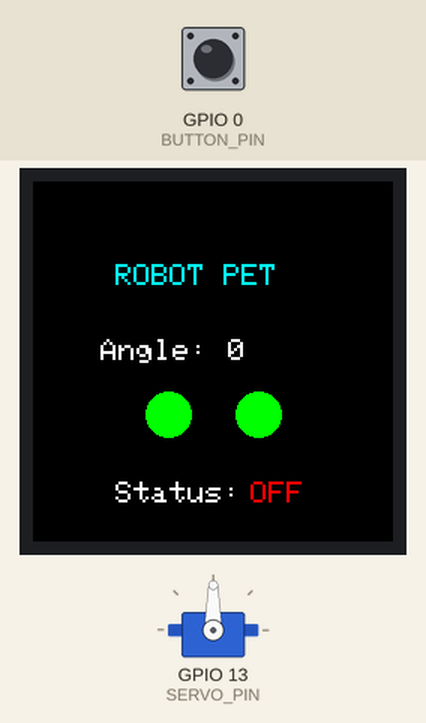
Bench run of a sketch on a simulated ESP32. Shown: 240×240 colour display, servo. The inputs (shaded band) are chosen by the test bench; at power-on: GPIO 0 (BUTTON_PIN) HIGH. What the sketch prints to the serial monitor is not drawn.

Above: at 1.4 s.
1.5 s: GPIO 0 (BUTTON_PIN) pulled LOW for 0.15 s
At 1.65 s:
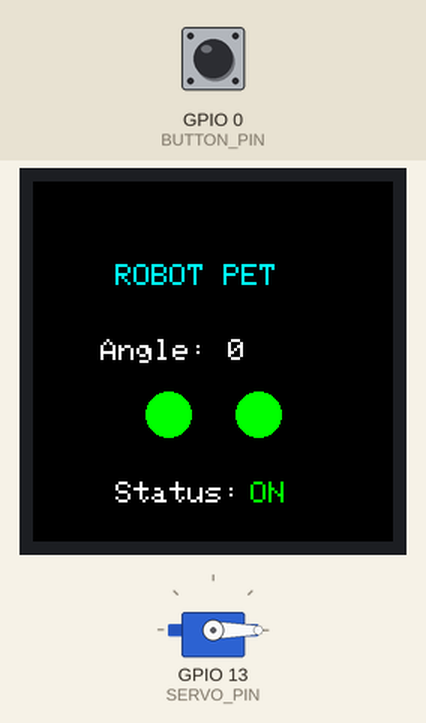
2.2 s: GPIO 0 (BUTTON_PIN) pulled LOW for 1 s
At 3.0 s:
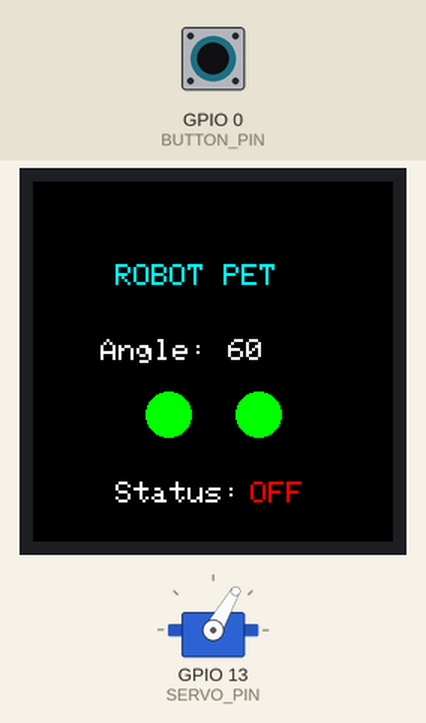
4.7 s: GPIO 0 (BUTTON_PIN) pulled LOW for 0.15 s
At 4.85 s:
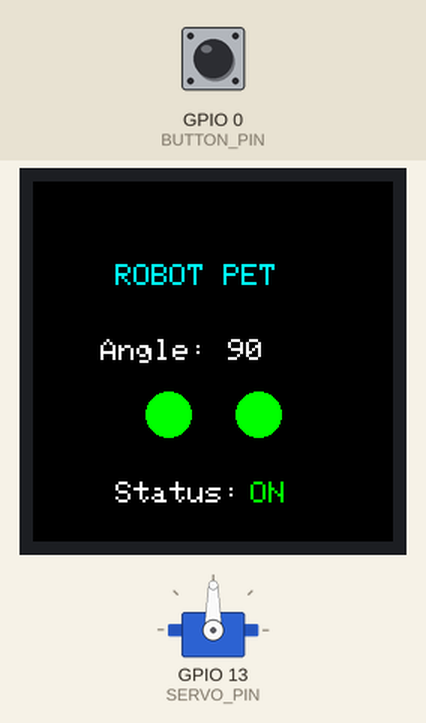
5.4 s: GPIO 0 (BUTTON_PIN) pulled LOW for 1 s
At 6.7 s:
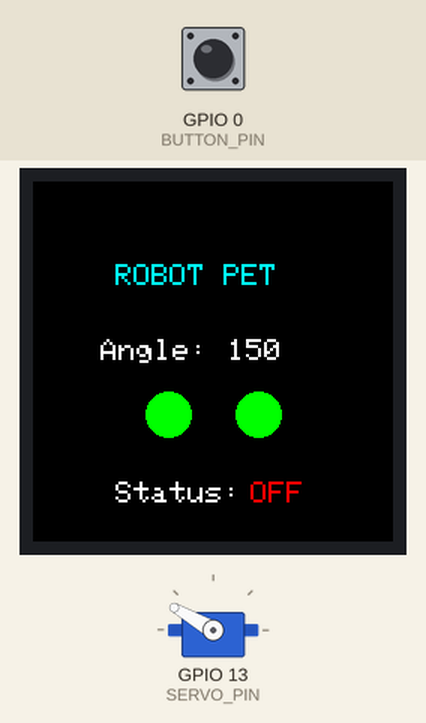
7.9 s: GPIO 0 (BUTTON_PIN) pulled LOW for 3.2 s
At 8.05 s:
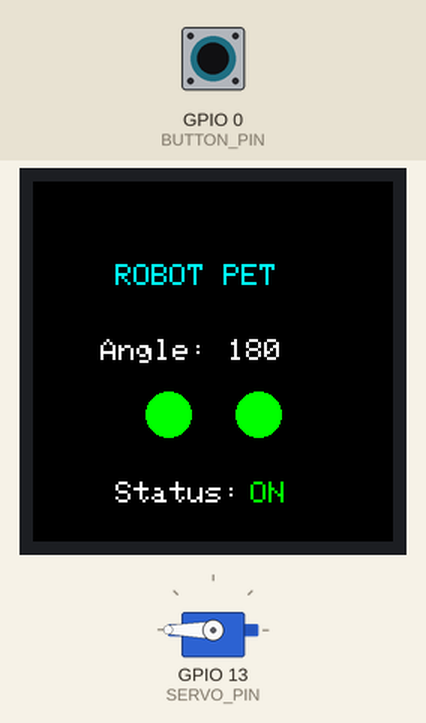
Timing chart, 0 to 12.7 s (numbered marks = the images above; inputs shaded):
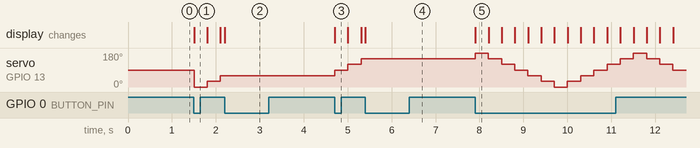

The sketch:

robot_pet.ino
```cpp
#include "config.h"
#include "DisplayUI.h"
#include "RobotServo.h"

int angle = 0;
bool goingUp = true;
bool running = false;

bool lastButtonState = HIGH;
unsigned long lastButtonTime = 0;
unsigned long lastServoTime = 0;

const unsigned long debounceDelay = 250;
const unsigned long servoInterval = 300;

void setup() {
  Serial.begin(115200);

  pinMode(BUTTON_PIN, INPUT_PULLUP);

  setupDisplay();
  setupServo();

  updateAngleText(angle);
  updateStatusText(running);

  Serial.println("Robot Pet test started");
}

void loop() {
  bool buttonState = digitalRead(BUTTON_PIN);

  if (lastButtonState == HIGH && buttonState == LOW) {
    unsigned long now = millis();

    if (now - lastButtonTime > debounceDelay) {
      running = !running;
      lastButtonTime = now;

      updateStatusText(running);

      Serial.println(running ? "Servo ON" : "Servo OFF");
    }
  }

  lastButtonState = buttonState;

  if (!running) {
    return;
  }

  unsigned long now = millis();

  if (now - lastServoTime >= servoInterval) {
    lastServoTime = now;

    moveServoTo(angle);
    updateAngleText(angle);

    Serial.print("Angle: ");
    Serial.println(angle);

    if (goingUp) {
      angle += 30;

      if (angle >= 180) {
        angle = 180;
        goingUp = false;
      }
    } else {
      angle -= 30;

      if (angle <= 0) {
        angle = 0;
        goingUp = true;
      }
    }
  }
}
```

DisplayUI.cpp
```cpp
#include "DisplayUI.h"
#include "config.h"

#include <Adafruit_GFX.h>
#include <Adafruit_GC9A01A.h>

#define BLACK   GC9A01A_BLACK
#define WHITE   GC9A01A_WHITE
#define CYAN    GC9A01A_CYAN
#define GREEN   GC9A01A_GREEN
#define RED     GC9A01A_RED

Adafruit_GC9A01A tft(TFT_CS, TFT_DC, TFT_RST);

void setupDisplay() {
  tft.begin();
  drawStaticScreen();
}

void drawStaticScreen() {
  tft.fillScreen(BLACK);

  tft.setTextColor(CYAN);
  tft.setTextSize(2);
  tft.setCursor(55, 55);
  tft.println("ROBOT PET");

  tft.fillCircle(90, 155, 15, GREEN);
  tft.fillCircle(150, 155, 15, GREEN);

  tft.setTextColor(WHITE);
  tft.setCursor(45, 105);
  tft.print("Angle:");

  tft.setCursor(55, 200);
  tft.print("Status:");
}

void updateAngleText(int angle) {
  // borrar solo la zona donde va el número
  tft.fillRect(130, 105, 80, 25, BLACK);

  tft.setTextColor(WHITE);
  tft.setTextSize(2);
  tft.setCursor(130, 105);
  tft.print(angle);
}

void updateStatusText(bool running) {
  // borrar solo la zona del estado
  tft.fillRect(145, 200, 80, 25, BLACK);

  tft.setTextSize(2);
  tft.setCursor(145, 200);

  if (running) {
    tft.setTextColor(GREEN);
    tft.print("ON");
  } else {
    tft.setTextColor(RED);
    tft.print("OFF");
  }
}
```

DisplayUI.h
```cpp
#ifndef DISPLAY_UI_H
#define DISPLAY_UI_H

void setupDisplay();
void drawStaticScreen();
void updateAngleText(int angle);
void updateStatusText(bool running);

#endif
```

RobotServo.cpp
```cpp
#include "RobotServo.h"
#include "config.h"

#include <ESP32Servo.h>

Servo headServo;

void setupServo() {
  headServo.attach(SERVO_PIN);
  headServo.write(90);
}

void moveServoTo(int angle) {
  headServo.write(angle);
}
```

RobotServo.h
```cpp
#ifndef ROBOT_SERVO_H
#define ROBOT_SERVO_H

void setupServo();
void moveServoTo(int angle);

#endif
```

config.h
```cpp
#ifndef CONFIG_H
#define CONFIG_H

#define TFT_CS   5
#define TFT_DC   2
#define TFT_RST  4

#define SERVO_PIN 13
#define BUTTON_PIN 0

#endif
```

Measured:
- after the input at 1.5 s, servo on GPIO 13 (SERVO_PIN): 90° → 0° at once, → 30° 0.30 s later, → 60° 0.30 s later; the display: changes at once (image 1)
- after the input at 2.2 s, servo on GPIO 13 (SERVO_PIN): stops changing and stays 60°
- after the input at 4.7 s, servo on GPIO 13 (SERVO_PIN): 60° → 90° at once, → 120° 0.30 s later, → 150° 0.30 s later; the display: changes at once (image 3)
- after the input at 5.4 s, servo on GPIO 13 (SERVO_PIN): stops changing and stays 150°
- after the input at 7.9 s, servo on GPIO 13 (SERVO_PIN): 150° → 180° at once, → 150° 0.30 s later, → 120° 0.30 s later, → 90° 0.30 s later, … (16 changes in this stretch); the display: changes at once (image 5)
